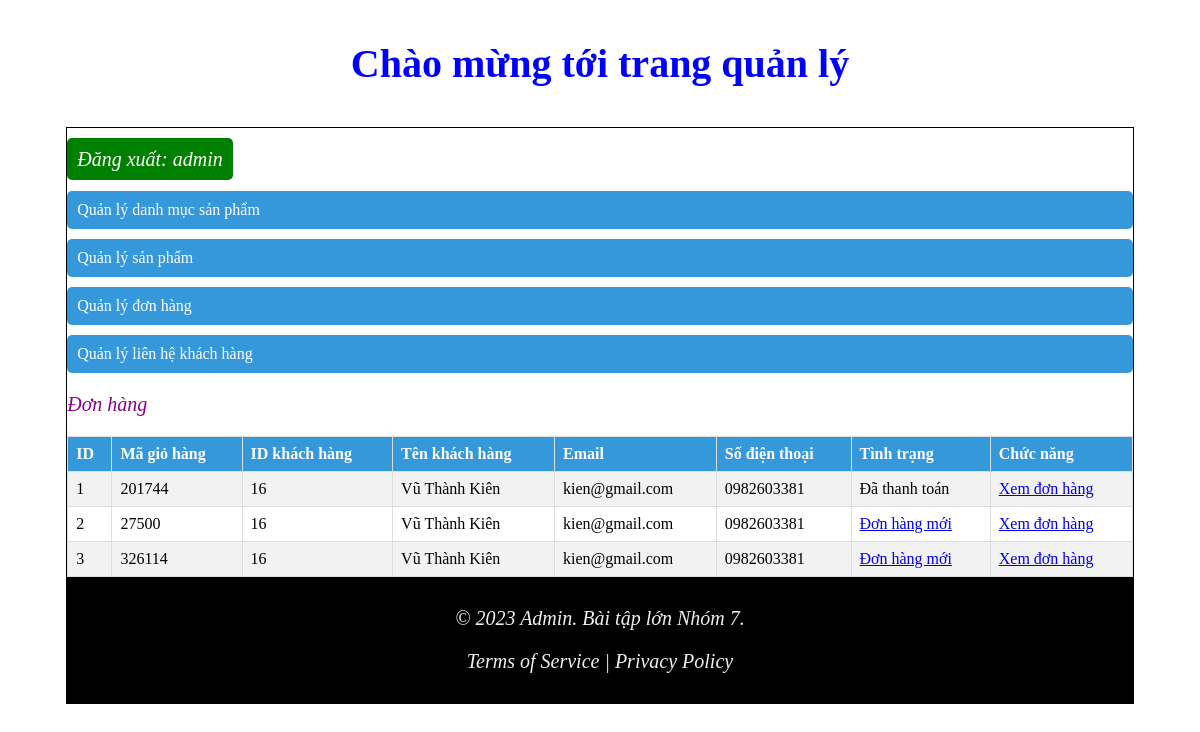
Screenshot of /admin/index.php?action=quanlydonhang&query=lietke (signed in) with the database file from the repository.
### tables this page shows
CREATE TABLE `giohang` (
  `id` int(11) NOT NULL,
  `idkhachhang` int(11) NOT NULL,
  `madonhang` varchar(10) NOT NULL,
  `trangthai` int(11) NOT NULL
);

CREATE TABLE `dangky` (
  `id` int(11) NOT NULL,
  `tenkhachhang` varchar(200) NOT NULL,
  `email` varchar(200) NOT NULL,
  `sodienthoai` varchar(20) NOT NULL,
  `diachi` varchar(200) NOT NULL,
  `matkhau` varchar(50) NOT NULL
);

### admin/modules/quanlydonhang/lietke.php (the view)
<p>Đơn hàng</p>
<?php
    $sql = "select * from giohang,dangky where giohang.idkhachhang=dangky.id order by giohang.id DESC";
    $query = mysqli_query($connect,$sql);
?>
<table width = "100%" border = "1" style="border-collapse: collapse;">
    <form action="modules/quanlydanhmuc/xuly.php" method="POST">
        <tr>
            <th>ID</th>
            <th>Mã giỏ hàng</th>
            <th>ID khách hàng</th>
            <th>Tên khách hàng</th>
            <th>Email</th>
            <th>Số điện thoại</th>
            <th>Tình trạng</th>
            <th>Chức năng</th>
        </tr>
        <?php
        $i = 0;
        while($row = mysqli_fetch_array($query)){
            $i++;
        ?>
            <tr>
                <td><?php echo $i?></td>
                <td><?php echo $row['madonhang']?></td>
                <td><?php echo $row['idkhachhang']?></td>
                <td><?php echo $row['tenkhachhang']?></td>
                <td><?php echo $row['email']?></td>
                <td><?php echo $row['sodienthoai']?></td>
                <td>
                    <?php
                        if($row['trangthai']==1){
                            echo '<a href="modules/quanlydonhang/xuly.php?code='.$row['madonhang'].'">Đơn hàng mới</a>';
                        }else{
                            echo 'Đã thanh toán';
                        }
                    ?>
                </td>
                <td>
                    <a href="?action=donhang&query=xemdonhang&code=<?php echo $row['madonhang']?>">Xem đơn hàng</a>
                </td>
            </tr>
        <?php
        }
        ?>
    </form>
</table>

### css/admin_table.css (style rules this page uses)
table { width: 100%; border-collapse: collapse; margin-top: 20px; }
th, td { border: 1px solid #ddd; padding: 8px; text-align: left; }
th { background-color: #3498db; color: #fff; }
tr:nth-child(even) { background-color: #f2f2f2; }
p { font-size: 20px; color: darkmagenta; font-family: Cambria, Cochin, Georgia, Times, 'Times New Roman', serif; font-style: italic; }

### rows the page displays
giohang: madonhang "201744", idkhachhang "16", idkhachhang.tenkhachhang "Vũ Thành Kiên", idkhachhang.email "kien@gmail.com", idkhachhang.sodienthoai "0982603381", trangthai "Đã thanh toán"
giohang: madonhang "27500", idkhachhang "16", idkhachhang.tenkhachhang "Vũ Thành Kiên", idkhachhang.email "kien@gmail.com", idkhachhang.sodienthoai "0982603381"
giohang: madonhang "326114", idkhachhang "16", idkhachhang.tenkhachhang "Vũ Thành Kiên", idkhachhang.email "kien@gmail.com", idkhachhang.sodienthoai "0982603381"

### other values shown
$_SESSION['login'] "admin"
